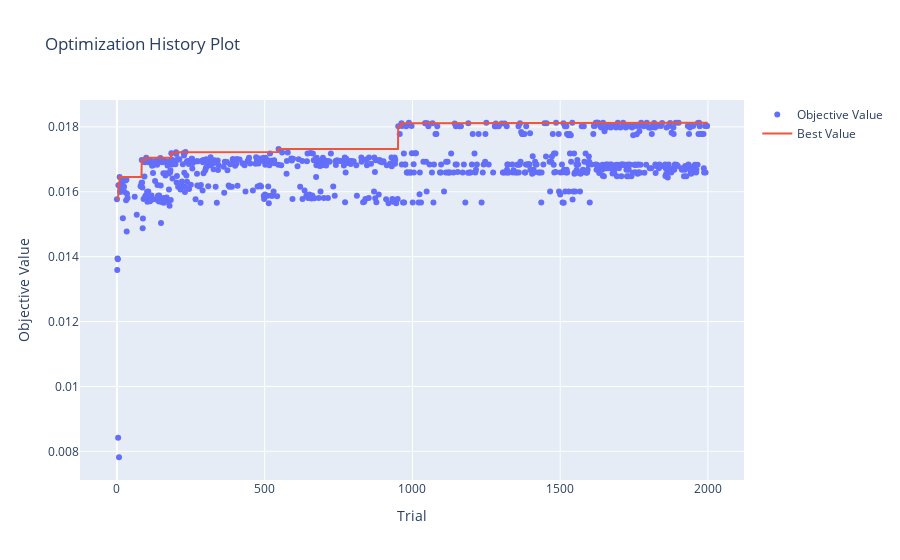

The code cell stored with this chart in its notebook:
### Code cell
import optuna.visualization as vis
vis.plot_optimization_history(study)

### Figure 1 — Plotly figure (JSON) as saved in the notebook; plotly's stock layout.template omitted (floating-point values rounded to 4 significant figures; data arrays with more than 128 entries replaced by an {"elided": "..."} marker saying what was removed)
{"data": [{"mode": "markers", "name": "Objective Value", "x": {"elided": "748 int values"}, "y": {"elided": "748 float values"}, "type": "scatter"}, {"mode": "lines", "name": "Best Value", "x": {"elided": "2000 int values"}, "y": {"elided": "2000 float values"}, "type": "scatter"}, {"marker": {"color": "#cccccc"}, "mode": "markers", "name": "Infeasible Trial", "showlegend": false, "x": [], "y": [], "type": "scatter"}], "layout": {"title": {"text": "Optimization History Plot"}, "xaxis": {"title": {"text": "Trial"}}, "yaxis": {"title": {"text": "Objective Value"}}}}
